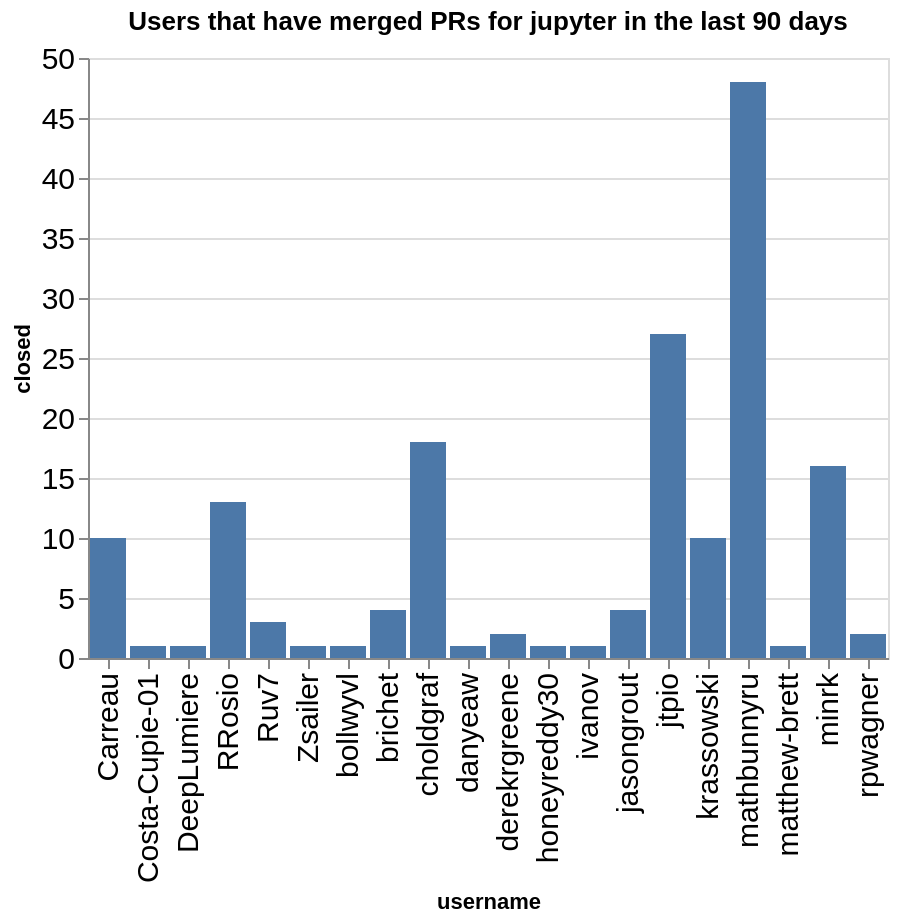

Write notebook code for a chart like this one.
### Code cell
charts = []
title = f"Users that have merged PRs for {github_org} in the last {n_days} days"
ch = alt.Chart(data=closed_by_repo.replace(np.nan, 0), title=title).mark_bar().encode(
    x='username',
    y='closed',
)
ch

### Figure 1 — Vega-Lite specification as saved in the notebook (floating-point values rounded to 4 significant figures)
{"config": {"axisLeft": {"labelFontSize": 15}, "axisBottom": {"labelFontSize": 15}}, "data": {"name": "data-052eca5f4b5128cc4a1ef9e2f4b3927b"}, "mark": {"type": "bar"}, "encoding": {"x": {"field": "username", "type": "nominal"}, "y": {"field": "closed", "type": "quantitative"}}, "title": "Users that have merged PRs for jupyter in the last 90 days", "$schema": "https://vega.github.io/schema/vega-lite/v5.20.1.json", "datasets": {"data-052eca5f4b5128cc4a1ef9e2f4b3927b": [{"name": "cookiecutter-docker-stacks", "username": "mathbunnyru", "closed": 4}, {"name": "docker-stacks", "username": "mathbunnyru", "closed": 44}, {"name": "governance", "username": "Ruv7", "closed": 1}, {"name": "governance", "username": "Zsailer", "closed": 1}, {"name": "governance", "username": "choldgraf", "closed": 5}, {"name": "governance", "username": "jasongrout", "closed": 4}, {"name": "governance", "username": "krassowski", "closed": 1}, {"name": "jupyter", "username": "Ruv7", "closed": 1}, {"name": "jupyter", "username": "choldgraf", "closed": 5}, {"name": "jupyter", "username": "derekrgreene", "closed": 2}, {"name": "jupyter", "username": "ivanov", "closed": 1}, {"name": "jupyter.github.io", "username": "DeepLumiere", "closed": 1}, {"name": "jupyter.github.io", "username": "Ruv7", "closed": 1}, {"name": "jupyter.github.io", "username": "choldgraf", "closed": 7}, {"name": "jupyter.github.io", "username": "krassowski", "closed": 4}, {"name": "jupyter.github.io", "username": "rpwagner", "closed": 1}, {"name": "jupyter_client", "username": "minrk", "closed": 1}, {"name": "jupyter_core", "username": "Carreau", "closed": 2}, {"name": "jupyter_core", "username": "minrk", "closed": 13}, {"name": "jupyter_events", "username": "Carreau", "closed": 1}, {"name": "nbclassic", "username": "RRosio", "closed": 13}, {"name": "nbclassic", "username": "danyeaw", "closed": 1}, {"name": "nbclassic", "username": "matthew-brett", "closed": 1}, {"name": "nbconvert", "username": "minrk", "closed": 2}, {"name": "nbdime", "username": "Costa-Cupie-01", "closed": 1}, {"name": "nbdime", "username": "krassowski", "closed": 1}, {"name": "nbformat", "username": "Carreau", "closed": 1}, {"name": "nbgrader", "username": "brichet", "closed": 4}, {"name": "nbviewer", "username": "bollwyvl", "closed": 1}, {"name": "notebook", "username": "honeyreddy30", "closed": 1}, {"name": "notebook", "username": "jtpio", "closed": 25}, {"name": "notebook", "username": "krassowski", "closed": 4}, {"name": "notebook_shim", "username": "Carreau", "closed": 2}, {"name": "security", "username": "Carreau", "closed": 3}, {"name": "security", "username": "rpwagner", "closed": 1}, {"name": "testpath", "username": "Carreau", "closed": 1}, {"name": "try-jupyter", "username": "choldgraf", "closed": 1}, {"name": "try-jupyter", "username": "jtpio", "closed": 2}]}}
